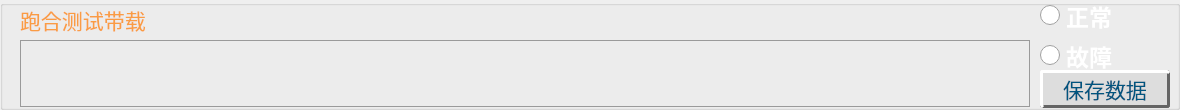
           <widget class="QGroupBox" name="groupBox_3">
            <property name="geometry">
             <rect>
              <x>10</x>
              <y>230</y>
              <width>1180</width>
              <height>110</height>
             </rect>
            </property>
            <property name="styleSheet">
             <string notr="true"/>
            </property>
            <property name="title">
             <string/>
            </property>
            <widget class="QLabel" name="lab_3">
             <property name="geometry">
              <rect>
               <x>20</x>
               <y>5</y>
               <width>1010</width>
               <height>30</height>
              </rect>
             </property>
             <property name="minimumSize">
              <size>
               <width>0</width>
               <height>0</height>
              </size>
             </property>
             <property name="maximumSize">
              <size>
               <width>9999999</width>
               <height>16777215</height>
              </size>
             </property>
             <property name="font">
              <font>
               <family>华光标题宋_CNKI</family>
               <pointsize>16</pointsize>
               <weight>50</weight>
               <bold>false</bold>
              </font>
             </property>
             <property name="styleSheet">
              <string notr="true">color: rgb(250, 156, 68);</string>
             </property>
             <property name="text">
              <string>跑合测试带载</string>
             </property>
             <property name="alignment">
              <set>Qt::AlignLeading|Qt::AlignLeft|Qt::AlignVCenter</set>
             </property>
            </widget>
            <widget class="QRadioButton" name="rad_5">
             <property name="geometry">
              <rect>
               <x>1040</x>
               <y>0</y>
               <width>182</width>
               <height>31</height>
              </rect>
             </property>
             <property name="font">
              <font>
               <family>黑体</family>
               <pointsize>17</pointsize>
               <weight>75</weight>
               <bold>true</bold>
              </font>
             </property>
             <property name="cursor">
              <cursorShape>PointingHandCursor</cursorShape>
             </property>
             <property name="styleSheet">
              <string notr="true">QRadioButton::indicator {
    width: 20px;
    height: 20px;
}
 
QRadioButton::indicator::unchecked {
image: url(:/res/account/unchecked.png);
}
 
QRadioButton::indicator:unchecked:hover {
image: url(:/res/account/unchecked.png);
}
 
QRadioButton::indicator:unchecked:pressed {
image: url(:/res/account/unchecked.png);
}
 
QRadioButton::indicator::checked {
image: url(:/res/account/checked.png);
}
 
QRadioButton::indicator:checked:hover {
image: url(:/res/account/checked.png);
}
 
QRadioButton::indicator:checked:pressed {
image: url(:/res/account/checked.png);
}
QRadioButton {
color: rgb(255, 255, 255);
}</string>
             </property>
             <property name="text">
              <string>正常</string>
             </property>
             <property name="iconSize">
              <size>
               <width>30</width>
               <height>16</height>
              </size>
             </property>
            </widget>
            <widget class="QRadioButton" name="rad_6">
             <property name="geometry">
              <rect>
               <x>1040</x>
               <y>40</y>
               <width>182</width>
               <height>31</height>
              </rect>
             </property>
             <property name="font">
              <font>
               <family>黑体</family>
               <pointsize>17</pointsize>
               <weight>75</weight>
               <bold>true</bold>
              </font>
             </property>
             <property name="cursor">
              <cursorShape>PointingHandCursor</cursorShape>
             </property>
             <property name="styleSheet">
              <string notr="true">QRadioButton::indicator {
    width: 20px;
    height: 20px;
}
 
QRadioButton::indicator::unchecked {
image: url(:/res/account/unchecked.png);
}
 
QRadioButton::indicator:unchecked:hover {
image: url(:/res/account/unchecked.png);
}
 
QRadioButton::indicator:unchecked:pressed {
image: url(:/res/account/unchecked.png);
}
 
QRadioButton::indicator::checked {
image: url(:/res/account/checked.png);
}
 
QRadioButton::indicator:checked:hover {
image: url(:/res/account/checked.png);
}
 
QRadioButton::indicator:checked:pressed {
image: url(:/res/account/checked.png);
}
QRadioButton {
color: rgb(255, 255, 255);
}
QRadioButton:checked {
color: rgb(255, 96, 48);
}</string>
             </property>
             <property name="text">
              <string>故障</string>
             </property>
             <property name="iconSize">
              <size>
               <width>30</width>
               <height>16</height>
              </size>
             </property>
            </widget>
            <widget class="QTextEdit" name="text_3">
             <property name="enabled">
              <bool>true</bool>
             </property>
             <property name="geometry">
              <rect>
               <x>20</x>
               <y>40</y>
               <width>1010</width>
               <height>67</height>
              </rect>
             </property>
             <property name="font">
              <font>
               <family>微软雅黑</family>
               <pointsize>10</pointsize>
               <weight>75</weight>
               <bold>true</bold>
              </font>
             </property>
             <property name="focusPolicy">
              <enum>Qt::StrongFocus</enum>
             </property>
             <property name="styleSheet">
              <string notr="true">border-color: rgb(154, 154, 154);
background-color: rgba(255, 255, 255,0);
color: rgb(255, 255, 255);
border-style:solid;
border-width:1px;</string>
             </property>
             <property name="html">
              <string>&lt;!DOCTYPE HTML PUBLIC &quot;-//W3C//DTD HTML 4.0//EN&quot; &quot;http://www.w3.org/TR/REC-html40/strict.dtd&quot;&gt;
&lt;html&gt;&lt;head&gt;&lt;meta name=&quot;qrichtext&quot; content=&quot;1&quot; /&gt;&lt;style type=&quot;text/css&quot;&gt;
p, li { white-space: pre-wrap; }
&lt;/style&gt;&lt;/head&gt;&lt;body style=&quot; font-family:'微软雅黑'; font-size:10pt; font-weight:600; font-style:normal;&quot;&gt;
&lt;p style=&quot;-qt-paragraph-type:empty; margin-top:12px; margin-bottom:12px; margin-left:0px; margin-right:0px; -qt-block-indent:0; text-indent:0px; font-family:'新宋体'; font-size:14pt; font-weight:400;&quot;&gt;&lt;br /&gt;&lt;/p&gt;&lt;/body&gt;&lt;/html&gt;</string>
             </property>
            </widget>
            <widget class="QPushButton" name="btn_10">
             <property name="geometry">
              <rect>
               <x>1040</x>
               <y>70</y>
               <width>130</width>
               <height>38</height>
              </rect>
             </property>
             <property name="minimumSize">
              <size>
               <width>0</width>
               <height>0</height>
              </size>
             </property>
             <property name="maximumSize">
              <size>
               <width>300</width>
               <height>50</height>
              </size>
             </property>
             <property name="font">
              <font>
               <family>华光大标宋_CNKI</family>
               <pointsize>16</pointsize>
               <weight>50</weight>
               <bold>false</bold>
              </font>
             </property>
             <property name="styleSheet">
              <string notr="true">QPushButton{
color: rgb(0, 85, 127);
background:#DDDDDD; 
border-right:3px solid #646464; 
border-bottom:3px solid #646464;
border-left:3px solid #FFFFFF;
border-top:3px solid #FFFFFF; 
border-radius:3px;
}                

QPushButton:pressed{
background:#DDDDDD; 
border-right:2px solid #FFFFFF; 
border-bottom:2px solid #FFFFFF;
border-left:2px solid #646464;
border-top:2px solid #646464; 
border-radius:2px;
}

QPushButton:checked {
background:#bbbbbb; 
border-right:4px solid #FFFFFF; 
border-bottom:4px solid #FFFFFF;
border-left:4px solid #646464;
border-top:4px solid #646464; 
border-radius:4px;
}</string>
             </property>
             <property name="text">
              <string>保存数据</string>
             </property>
            </widget>
           </widget>
